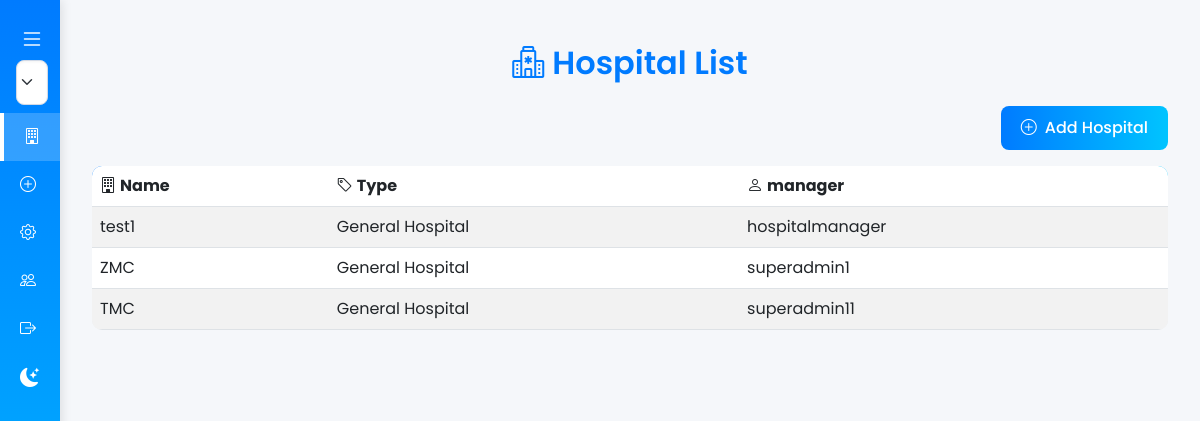
/superadmin/hospitals/ (signed in), run on the app's committed database.
### superadmin/models.py (models this page shows, shortened)
class Hospital(models.Model):
    HOSPITAL_TYPES = [
        ('general', 'General Hospital'),
        ('specialized', 'Specialized Hospital'),
        ('clinic', 'Clinic'),
    ]
    name = models.CharField(max_length=100)
    hospital_type = models.CharField(max_length=20, choices=HOSPITAL_TYPES, default='general')
    location = models.CharField(max_length=200, blank=True)
    address = models.TextField()

### hr/models.py (models this page shows, shortened)
class CustomUser(AbstractUser):
    ROLE_CHOICES = [
        ('super_admin', 'Super Admin'),
        ('doctor', 'Doctor'),
        ('nurse', 'Nurse'),
        ('receptionist', 'Receptionist'),
        ('pharmacist', 'Pharmacist'),
        ('hospital_manager', 'Hospital manager'),
        ('hr', 'Human Resources'),
    ]
    EMPLOYMENT_STATUS_CHOICES = [
        ('active', 'Active'),
        ('suspended', 'Suspended'),
        ('leave', 'Leave'),
    ]
    CONTRACT_TYPE_CHOICES = [
        ('permanent', 'Permanent'),
        ('temporary', 'Temporary'),
        ('contract', 'Contract'),
    ]
    PRACTITIONER_CLASSIFICATION_CHOICES = [
        ('consultant', 'Consultant'),
        ('specialist', 'Specialist'),
        ('second_specialist', 'Second Specialist'),
        ('senior_physician', 'Senior Physician'),
        ('second_physician', 'Second Physician'),
        ('third_physician', 'Third Physician'),
    ]
    ATTENDANCE_METHOD_CHOICES = [
        ('fingerprint', 'Fingerprint'),
        ('facial_print', 'Facial Print'),
        ('login_logout', 'Log In and Log Out'),
        ('kpi', 'KPI-Based'),
    ]
    departments = models.ManyToManyField('manager.Department', blank=True, related_name='users')
    role = models.CharField(max_length=20, choices=ROLE_CHOICES, default='hospital_manager')
    hospital = models.ForeignKey(
        'superadmin.Hospital',
        on_delete=models.SET_NULL,
        null=True,
        blank=True,
        default=None
    )
    hire_date = models.DateField(null=True, blank=True)
    salary_base = models.DecimalField(max_digits=10, decimal_places=2, default=0.00)
    national_id = models.CharField(max_length=20, unique=True, null=True, blank=True, db_index=True)
    is_active = models.BooleanField(default=True)
    full_name = models.CharField(max_length=200, blank=True)
    job_number = models.CharField(max_length=20, unique=True, blank=True, null=True, db_index=True)
    id_passport_number = models.CharField(max_length=50, blank=True, null=True)
    specialty = models.CharField(max_length=100, blank=True, null=True)
    practitioner_classification = models.CharField(
        max_length=50,
        choices=PRACTITIONER_CLASSIFICATION_CHOICES,
        blank=True,
        null=True,
    )
    contract_type = models.CharField(
        max_length=20,
        choices=CONTRACT_TYPE_CHOICES,
        blank=True,
        null=True,
    )
    benefits = models.DecimalField(max_digits=10, decimal_places=2, default=0.00)
    allowances = models.DecimalField(max_digits=10, decimal_places=2, default=0.00)
    phone_number = models.CharField(max_length=20, blank=True, null=True)
    email = models.EmailField(blank=True, null=True)
    address = models.TextField(blank=True, null=True)
    employment_status = models.CharField(
        max_length=20,
        choices=EMPLOYMENT_STATUS_CHOICES,
        default='active',
    )
    health_certificate = models.FileField(
        upload_to='health_certificates/',
        blank=True,
        null=True,
    )
    attendance_method = models.CharField(
        max_length=20,
        choices=ATTENDANCE_METHOD_CHOICES,
        blank=True,
        null=True,
        help_text="Individual attendance method; defaults to system setting if blank."
    )
    class Meta:
        indexes = [
            models.Index(fields=['hospital', 'role']),
        ]

### superadmin/views.py (the view)
# urls.py: path('hospitals/', HospitalListView.as_view(), name='hospital_list'),
class HospitalListView(LoginRequiredMixin, SuperAdminRequiredMixin, ListView):
    model = Hospital
    template_name = 'hospitals/hospital_list.html'
    context_object_name = 'hospitals'

### superadmin/views.py (called while the page is built)
    def test_func(self):
        return self.request.user.role == 'super_admin'

### templates/hospitals/hospital_list.html (shortened to what this page needs)
{% extends "base.html" %}
{% block content %}
<div class="container my-4">
    <h2 class="mb-4 text-center"><i class="bi bi-hospital me-2"></i>Hospital List</h2>
    <div class="text-end mb-3">
        <a href="{% url 'superadmin:create_hospital' %}" class="btn btn-primary"><i class="bi bi-plus-circle me-2"></i>Add Hospital</a>
    </div>
    <div class="table-responsive">
        <table class="table table-striped table-hover">
            <thead>
                <tr>
                    <th><i class="bi bi-building me-1"></i>Name</th>
                    <th><i class="bi bi-tag me-1"></i>Type</th>
                    <th><i class="bi bi-person me-1"></i>manager</th>
                </tr>
            </thead>
            <tbody>
                {% for hospital in hospitals %}
                <tr>
                    <td>{{ hospital.name }}</td>
                    <td>{{ hospital.get_hospital_type_display }}</td>
                    <td>
                        {% for user in hospital.customuser_set.all %}
                            {% if user.role == 'hospital_manager' %}
                                {{ user.username }}
                            {% endif %}
                        {% endfor %}
                    </td>
                </tr>
                {% empty %}
                <tr>
                    <td colspan="3" class="text-center text-muted py-4">
                        <i class="bi bi-building-x me-2" style="font-size: 1.5rem;"></i>No hospitals found.
                    </td>
                </tr>
                {% endfor %}
            </tbody>
        </table>
    </div>
</div>
{% endblock %}

### data on the page
Hospital: name "test1", hospital_type "General Hospital"
CustomUser: username "hospitalmanager"
Hospital: name "ZMC", hospital_type "General Hospital"
CustomUser: username "superadmin1"
Hospital: name "TMC", hospital_type "General Hospital"
CustomUser: username "superadmin11"
